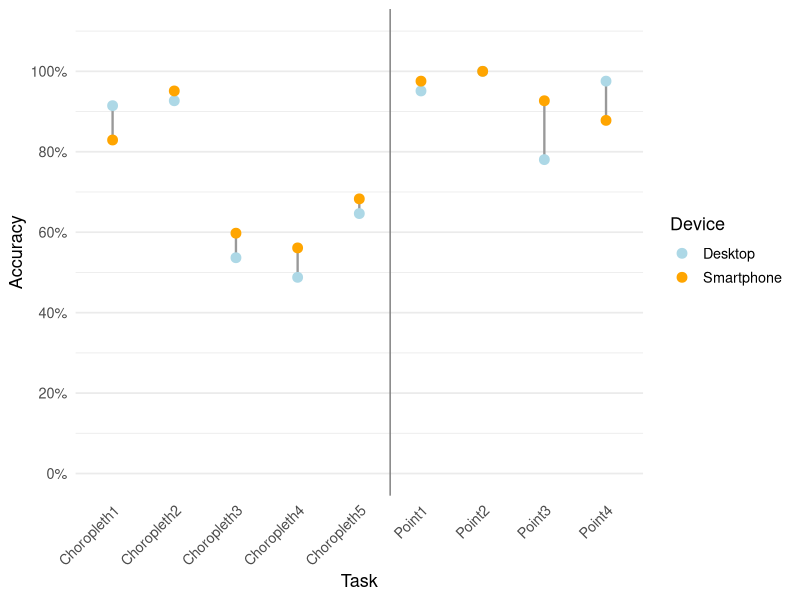

Generate this figure with R:
# ============================
# RQ1: Accuracy (plot + tests)
# ============================
# - Correctness recoded: Correct = 1, PartiallyCorrect = 0.5, Incorrect = 0
# - Tests: paired Wilcoxon per task (Holm-corrected) + overall paired Wilcoxon

library(dplyr)
library(tidyr)
library(stringr)
library(ggplot2)

AccuracyRaw <- read.csv2("Data/AccuracyRaw.csv", header = T)

# Settings
task_order <- c(
  "Choropleth1","Choropleth2","Choropleth3","Choropleth4","Choropleth5",
  "Point1","Point2","Point3","Point4"
)

device_cols <- c("Desktop" = "lightblue", "Smartphone" = "orange")

# Data preparation
acc_clean <- AccuracyRaw %>%
  mutate(
    Device = str_to_title(device),  
    task   = factor(Task2, levels = task_order),
    acc_score = case_when(
      Correctness == "Correct" ~ 1,
      Correctness == "PartiallyCorrect" ~ 0.5,
      Correctness == "Incorrect" ~ 0,
      TRUE ~ NA_real_
    )
  ) %>%
  group_by(user_id, Device, task) %>%     # removes duplicates (P27, Point3, Smartphone & P43, Point2, Desktop)
  summarise(acc_score = mean(acc_score), .groups="drop")

# Distribution of Correctness depending on Device and Task
table(acc_clean$acc_score, acc_clean$Device, acc_clean$task)

# Plot data (mean accuracy in % per task × device)
acc_summary <- acc_clean %>%
  group_by(task, Device) %>%
  summarise(Accuracy = mean(acc_score) * 100, .groups = "drop") # means at the participants level

p_acc <- ggplot(acc_summary, aes(x = task, y = Accuracy, color = Device)) +
  geom_line(aes(group = task), color = "grey60", linewidth = 0.8) +
  geom_point(size = 3) +
  geom_vline(xintercept = 5.5, color = "grey50") +
  scale_color_manual(values = device_cols, name = "Device") +
  scale_y_continuous(
    limits = c(0, 110),
    breaks = seq(0, 100, 20),
    labels = function(x) paste0(x, "%")
  ) +
  labs(x = "Task", y = "Accuracy") +
  theme_minimal(base_size = 13) +
  theme(
    axis.text.x = element_text(angle = 45, hjust = 1),
    panel.grid.major.x = element_blank(),
    legend.position = "right"
  )

print(p_acc)

# Paired table for tests
acc_paired <- acc_clean %>%
  pivot_wider(names_from = Device, values_from = acc_score) %>%
  mutate(diff = Desktop - Smartphone)

median(acc_paired$diff)

# Per-task paired Wilcoxon + Holm + effect size r
wilcox_r <- function(p_value, n_pairs){
  p_value <- max(min(p_value, 1 - 1e-16), 1e-16)
  z <- qnorm(p_value / 2, lower.tail = FALSE)  # standardized z
  z / sqrt(n_pairs)
}

# Rank-biserial correlation
wilcox_rbc <- function(x, y){
  d <- x - y
  d <- d[d != 0]
  ranks <- rank(abs(d))
  W_plus  <- sum(ranks[d > 0])
  W_minus <- sum(ranks[d < 0])
  (W_plus - W_minus) / (W_plus + W_minus)
}


rq1_task_results <- acc_paired %>%
  group_by(task) %>%
  summarise(
    n_pairs = sum(!is.na(diff)),
    median_diff = median(diff, na.rm = TRUE),     # >0 desktop higher; <0 smartphone higher
    q1 = quantile(diff, 0.25, na.rm = TRUE),
    q3 = quantile(diff, 0.75, na.rm = TRUE),
    iqr_diff = IQR(diff, na.rm = TRUE),
    test = list(wilcox.test(
      Desktop, Smartphone,
      paired = TRUE,
      exact = FALSE
    )),
    rbc = wilcox_rbc(Desktop, Smartphone),
    .groups = "drop"
  ) %>%
  mutate(
    V = sapply(test, \(x) unname(x$statistic)),
    p_value = sapply(test, \(x) x$p.value),
    p_holm  = p.adjust(p_value, method = "holm"),
    r = mapply(wilcox_r, p_value, n_pairs)
  ) %>%
  select(
    task, n_pairs,
    median_diff, q1, q3, iqr_diff,
    V, p_value, p_holm,
    r, rbc
  ) %>%
  arrange(task)

rq1_task_results

# Overall paired Wilcoxon on participant mean accuracy
acc_overall <- acc_paired %>%
  group_by(user_id) %>%
  summarise(
    Desktop_mean = mean(Desktop, na.rm = TRUE),
    Smartphone_mean = mean(Smartphone, na.rm = TRUE),
    diff_mean = Desktop_mean - Smartphone_mean,
    .groups = "drop"
  )

overall_test <- wilcox.test(acc_overall$Desktop_mean, acc_overall$Smartphone_mean,
                            paired = TRUE, exact = FALSE)

overall_test

wilcox_r(overall_test$p.value, length(acc_overall$Desktop_mean))
wilcox_rbc(acc_overall$Desktop_mean, acc_overall$Smartphone_mean)

# Overall paired Wilcoxon on participant mean accuracy separatelly for Choropleth and Points

acc_paired$task_type <- ifelse(grepl("^C", as.character(acc_paired$task)), "Choropleth", "Points")

acc_overall2 <- acc_paired %>%
  group_by(user_id, task_type) %>%
  summarise(
    Desktop_mean = mean(Desktop, na.rm = TRUE),
    Smartphone_mean = mean(Smartphone, na.rm = TRUE),
    diff_mean = Desktop_mean - Smartphone_mean,
    .groups = "drop"
  )

overall_test2 <- acc_overall2 %>%
  group_by(task_type) %>%
  summarise(
  n_pairs = sum(!is.na(diff_mean)),
  median_diff = median(diff_mean, na.rm = TRUE),
  test = list(wilcox.test(Desktop_mean, Smartphone_mean,
                            paired = TRUE, exact = FALSE)),
  rbc = wilcox_rbc(Desktop_mean, Smartphone_mean),
  .groups = "drop"
  ) %>%
  mutate(
    V = sapply(test, \(x) unname(x$statistic)),
    p_value = sapply(test, \(x) x$p.value),
    p_holm  = p.adjust(p_value, method = "holm"),
    r = mapply(wilcox_r, p_value, n_pairs)
  ) %>%
  select(task_type, n_pairs, median_diff, V, p_value, p_holm, r, rbc) %>%
  arrange(task_type)

overall_test2
